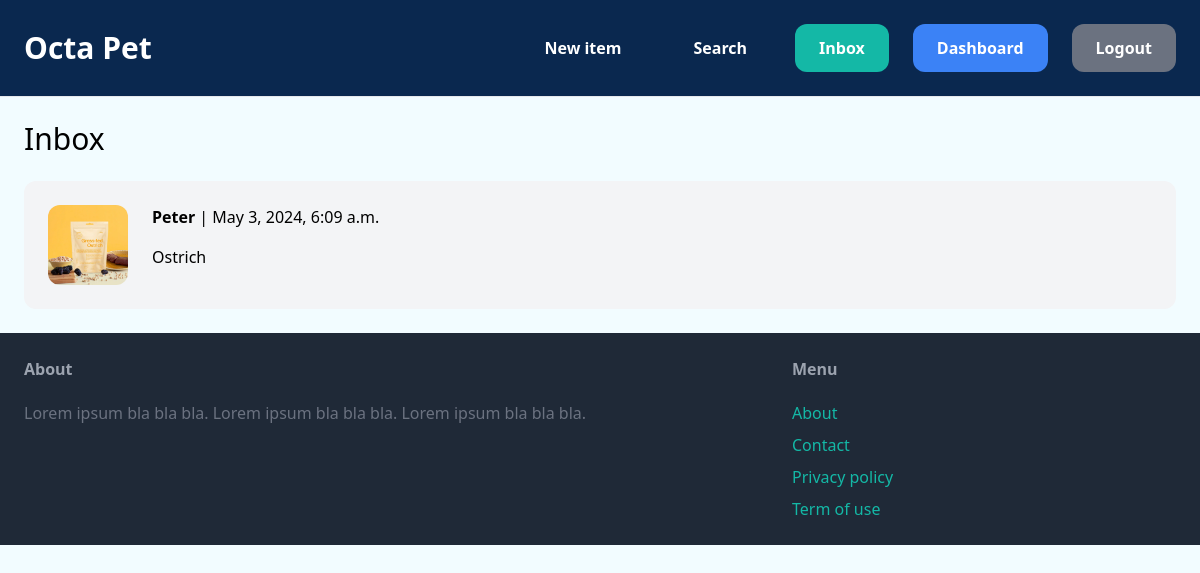
The page /inbox/ (signed in) on the database its author committed.
### conversation/models.py (models this page shows)
class Conversation(models.Model):
    item = models.ForeignKey(Item, related_name='conversations', on_delete=models.CASCADE)
    members = models.ManyToManyField(User, related_name='conversations')
    created_at = models.DateTimeField(auto_now_add=True)
    modified_at = models.DateTimeField(auto_now=True)
    class Meta:
        ordering = ('-modified_at',)

### item/models.py (models this page shows, shortened)
class Item(models.Model):
    category = models.ForeignKey(Category, related_name='items', on_delete=models.CASCADE)
    name = models.CharField(max_length=255)
    description = models.TextField(blank=True, null=True)
    price = models.FloatField()
    image = models.ImageField(upload_to='item_images', blank=True, null=True)
    is_sold = models.BooleanField(default=False)
    created_by = models.ForeignKey(User, related_name='items', on_delete=models.CASCADE)
    created_at = models.DateTimeField(auto_now_add=True)

### conversation/views.py (the view)
# urls.py: path('inbox/', include('conversation.urls')),
@login_required
def inbox(request):
    conversations = Conversation.objects.filter(members__in=[request.user.id])
    return render(request, 'conversation/inbox.html', {
        'conversations': conversations
    })

### conversation/templates/conversation/inbox.html (shortened to what this page needs)
{% extends 'core/base.html' %}
{% block content %}
<h1 class="mb-6 text-3xl">Inbox</h1>
<div class="space-y-6">
    {% for conversation in conversations %}
        <a href="{% url 'conversation:detail' conversation.id %}">
            <div class="p-6 flex bg-gray-100 rounded-xl">
                <div class="pr-6">
                    <img src="{{ conversation.item.image.url }}" class="w-20 rounded-xl">
                </div>
                <div>
                    {% for member in conversation.members.all %}
                        {% if member != request.user %}
                            <p class="mb-4"><strong>{{ member.username }}</strong> | {{ conversation.modified_at }}</p>
                            <p>{{ conversation.item.name }}</p>
                        {% endif %}
                    {% endfor %}
                </div>
            </div>
        </a>
    {% endfor %}
</div>
{% endblock %}

### media/core.css (style rules this page uses)
body { background: #f2fcff; align-items: center; justify-content: center; }
* { box-sizing: border-box }

### rows shown on the page
Conversation: item.image (picture), modified_at "May 3, 2024, 6:09 a.m.", item.name "Ostrich"

### other values the page prints
{{ member.username }} "Peter"
